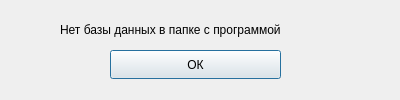
<?xml version="1.0" encoding="UTF-8"?>
<ui version="4.0">
 <class>ErrorBaseMessage</class>
 <widget class="QDialog" name="ErrorBaseMessage">
  <property name="geometry">
   <rect>
    <x>0</x>
    <y>0</y>
    <width>400</width>
    <height>100</height>
   </rect>
  </property>
  <property name="windowTitle">
   <string>Dialog</string>
  </property>
  <widget class="QLabel" name="label">
   <property name="geometry">
    <rect>
     <x>60</x>
     <y>20</y>
     <width>281</width>
     <height>19</height>
    </rect>
   </property>
   <property name="text">
    <string>Нет базы данных в папке с программой</string>
   </property>
  </widget>
  <widget class="QPushButton" name="pushButton">
   <property name="geometry">
    <rect>
     <x>110</x>
     <y>50</y>
     <width>171</width>
     <height>29</height>
    </rect>
   </property>
   <property name="text">
    <string>ОК</string>
   </property>
  </widget>
 </widget>
 <resources/>
 <connections/>
</ui>
